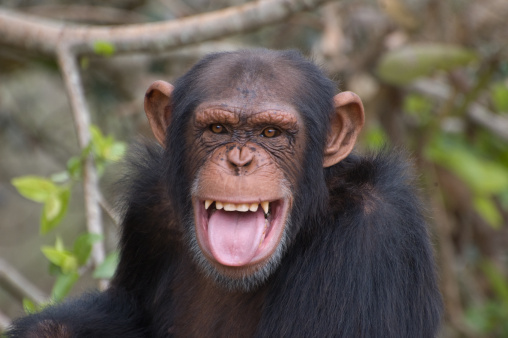
#> input picture chimpanzee.jpg, 508 x 338 px, given in place of the camera
$ python demo_CamShift.py   (Python 2 division)
#> lines starting #> are read from the running program, lines starting #| are printed output that depends on the picture; after the words box and inside, x2 and y2 are one past the last pixel; in counts of white or black regions, pixels touching at a corner belong together


#-------------------
# demo of mean-shift and camshift
# http://opencv-python-tutroals.readthedocs.org/en/latest/py_tutorials/py_video/py_meanshift/py_meanshift.html
#-------------------


import numpy as np
import cv2


vcap = cv2.VideoCapture(0)
nw0 = vcap.get(cv2.CAP_PROP_FRAME_WIDTH)
nh0 = vcap.get(cv2.CAP_PROP_FRAME_HEIGHT)

nheight      = 320*4
nwidth       = int(nw0 * nheight / nh0 )

vcap.set(cv2.CAP_PROP_FRAME_WIDTH, nwidth)          #set width
vcap.set(cv2.CAP_PROP_FRAME_HEIGHT, nheight)        #set height

vcap.set(cv2.CAP_PROP_FPS, 30)                       # frame rate


# take first frame of the video
ret,frame = vcap.read()
#> frame is the input picture: shape (338, 508, 3); mean B, G, R 82.5, 92.4, 100.4
frame = cv2.flip(frame,1)
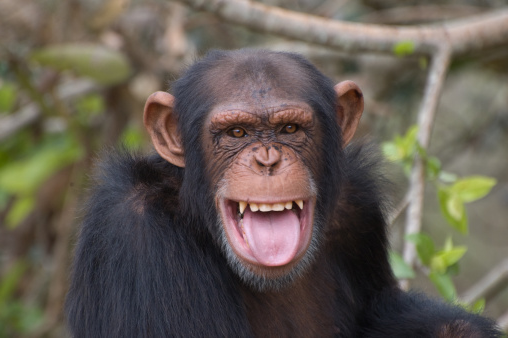
#> frame: shape (338, 508, 3); mean B, G, R 82.5, 92.4, 100.4


# setup initial location of window
r,h,c,w = nheight/4,nheight/3,nwidth/4,nwidth/3  # simply hardcoded the values
track_window = (c,r,w,h)


# set up the ROI for tracking
roi = frame[r:r+h, c:c+w]
hsv_roi =  cv2.cvtColor(frame, cv2.COLOR_BGR2HSV)
#> hsv_roi: shape (338, 508, 3); mean H, S, V 58.9, 58.5, 103.6
mask = cv2.inRange(hsv_roi, np.array((0., 60.,32.)), np.array((180.,255.,255.)))
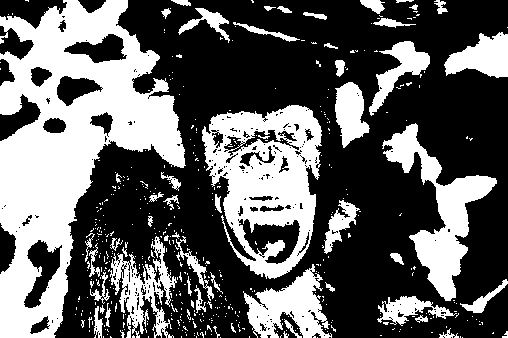
#> mask: shape (338, 508); 37.9% white; 470 white regions (414 under 20 px), largest, box (x1, y1, x2, y2) and area: (0, 0, 186, 338) 29370, (202, 105, 322, 279) 11568, (382, 123, 497, 301) 5952
roi_hist = cv2.calcHist([hsv_roi],[0],mask,[180],[0,180])
#> roi_hist = 180 values, max 3551 at index 5, min 0 at index 54, mean 361.1
cv2.normalize(roi_hist,roi_hist,0,255,cv2.NORM_MINMAX)

# Setup the termination criteria, either 10 iteration or move by atleast 1 pt
term_crit = ( cv2.TERM_CRITERIA_EPS | cv2.TERM_CRITERIA_COUNT, 10, 1 )

while(1):
    ret ,frame = vcap.read()
    frame = cv2.flip(frame,1)

    if ret == True:
        hsv = cv2.cvtColor(frame, cv2.COLOR_BGR2HSV)
        dst = cv2.calcBackProject([hsv],[0],roi_hist,[0,180],1)
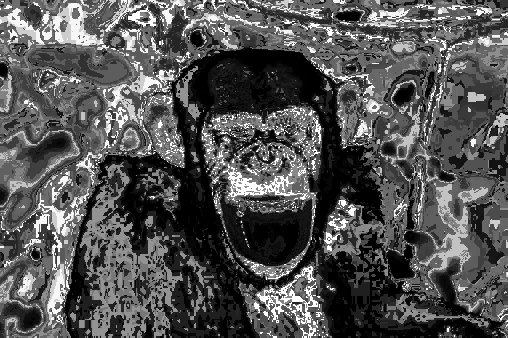
#> dst: shape (338, 508); min 0, max 255, mean 83.5

        # apply meanshift to get the new location
        #ret, track_window = cv2.meanShift(dst, track_window, term_crit)
        ret, track_window = cv2.CamShift(dst, track_window, term_crit)
#> ret = ((490, 310.5), (37.46, 46.66), 118.1); track_window = (472, 293, 36, 35)

        # Draw it on image
        x,y,w,h = track_window
#> x = 472; y = 293; w = 36; h = 35
        img2 = cv2.rectangle(frame, (x,y), (x+w,y+h), 255,2)
        cv2.imshow('img2',img2)

        k = cv2.waitKey(60) & 0xff
#> (key Esc is pressed here)
        if k == 27:
            break
        else:
            cv2.imwrite(chr(k)+".jpg",img2)

    else:
        break

cv2.destroyAllWindows()
vcap.release()

$ run again, on fruits.jpg
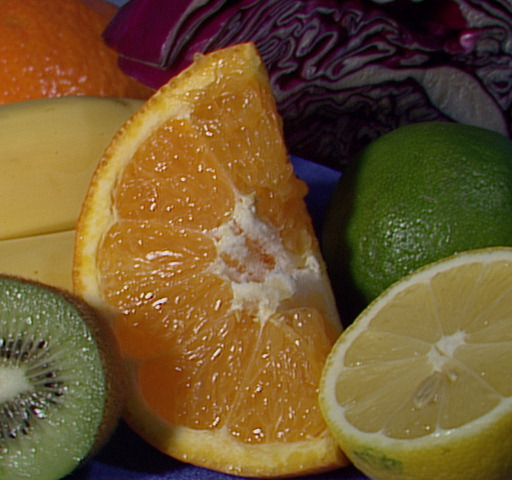
#> input picture fruits.jpg, 512 x 480 px, given in place of the camera
#> frame is the input picture: shape (480, 512, 3); mean B, G, R 46.2, 85.6, 110.8
#> hsv_roi: shape (480, 512, 3); mean H, S, V 48.2, 159.9, 113.8
#> `mask = cv2.inRange(hsv_roi, np.array((0., 60.,32.)), np.array((180.,25..`:
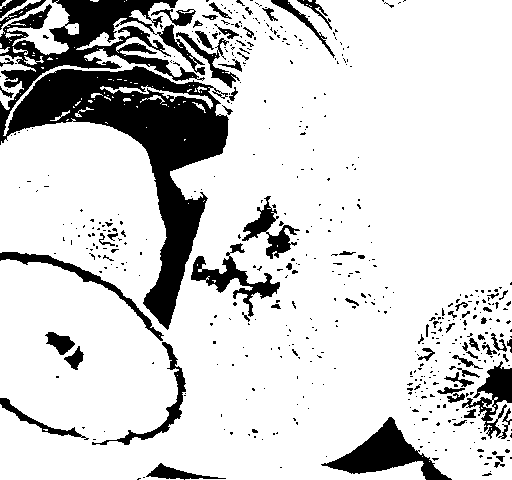
#> mask: shape (480, 512); 82.6% white; 514 black regions (440 under 20 px), largest, box (x1, y1, x2, y2) and area: (0, 0, 229, 330) 24841, (321, 417, 452, 480) 2877, (191, 243, 280, 317) 1638
#> roi_hist = 180 values, max 15012 at index 23, min 0 at index 64, mean 1128.2
#> `dst = cv2.calcBackProject([hsv],[0],roi_hist,[0,180],1)`:
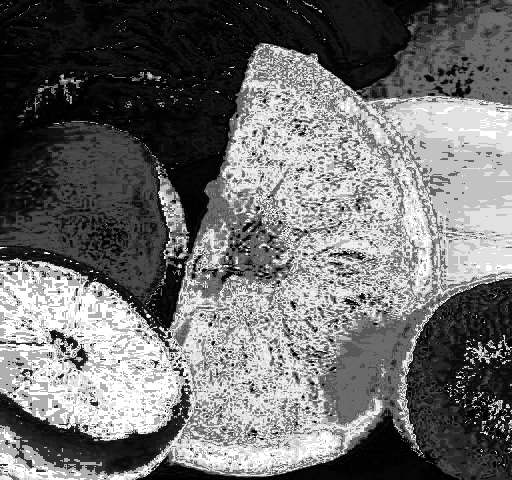
#> dst: shape (480, 512); min 0, max 255, mean 111
#> ret = ((286.5, 354.5), (199.9, 218), 53.47); track_window = (198, 273, 177, 163)
#> x = 198; y = 273; w = 177; h = 163

$ run again, on lotus.jpg
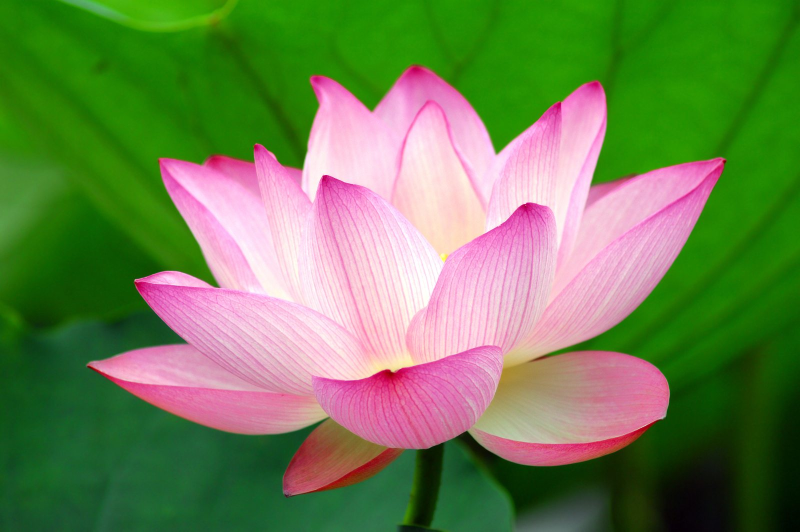
#> input picture lotus.jpg, 1600 x 1063 px, given in place of the camera (shown at 1/2 size)
#> frame is the input picture: shape (1063, 1600, 3); mean B, G, R 81.7, 129.6, 108.3
#> hsv_roi: shape (1063, 1600, 3); mean H, S, V 89.6, 173, 155.9
#> `mask = cv2.inRange(hsv_roi, np.array((0., 60.,32.)), np.array((180.,25..`:
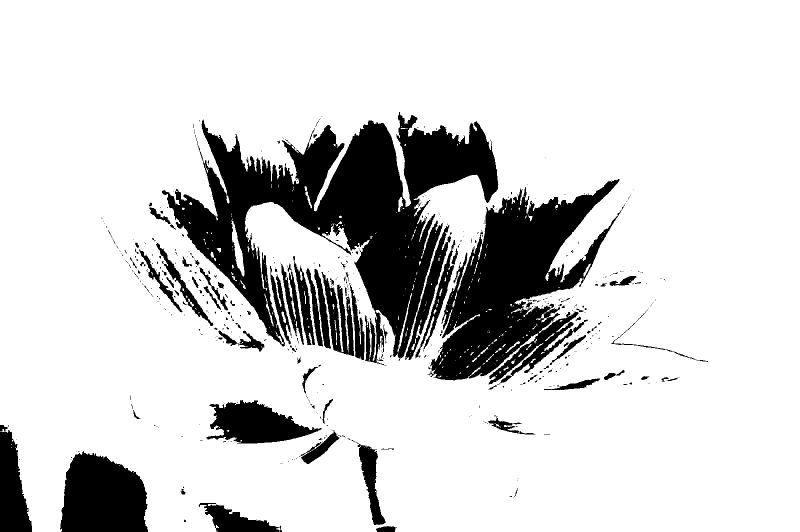
#> mask: shape (1063, 1600) (shown at 1/2 size); 83% white; 520 black regions (424 under 20 px), largest, box (x1, y1, x2, y2) and area: (324, 224, 997, 730) 126123, (855, 358, 1250, 770) 71362, (120, 902, 296, 1063) 22492
#> roi_hist = 180 values, max 224472 at index 53, min 0 at index 79, mean 7845.2
#> `dst = cv2.calcBackProject([hsv],[0],roi_hist,[0,180],1)`:
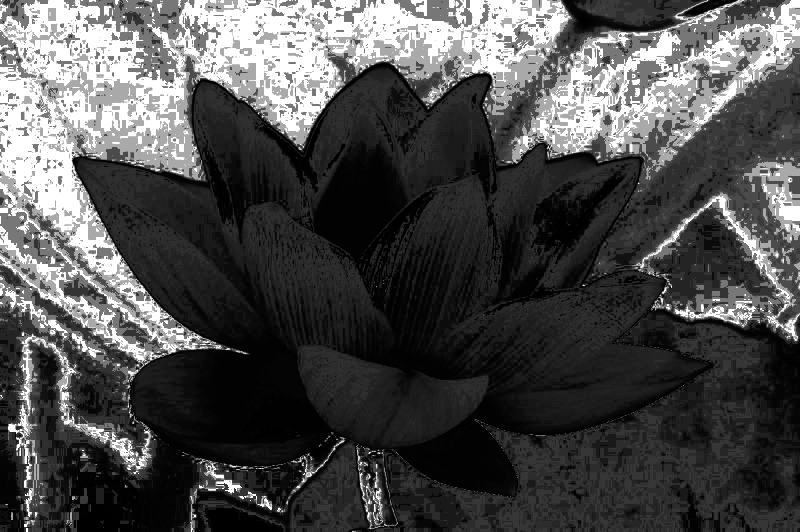
#> dst: shape (1063, 1600) (shown at 1/2 size); min 0, max 255, mean 77.3
#> ret = ((1142, 202), (410.8, 754.2), 101.9); track_window = (772, 0, 740, 404)
#> x = 772; y = 0; w = 740; h = 404
